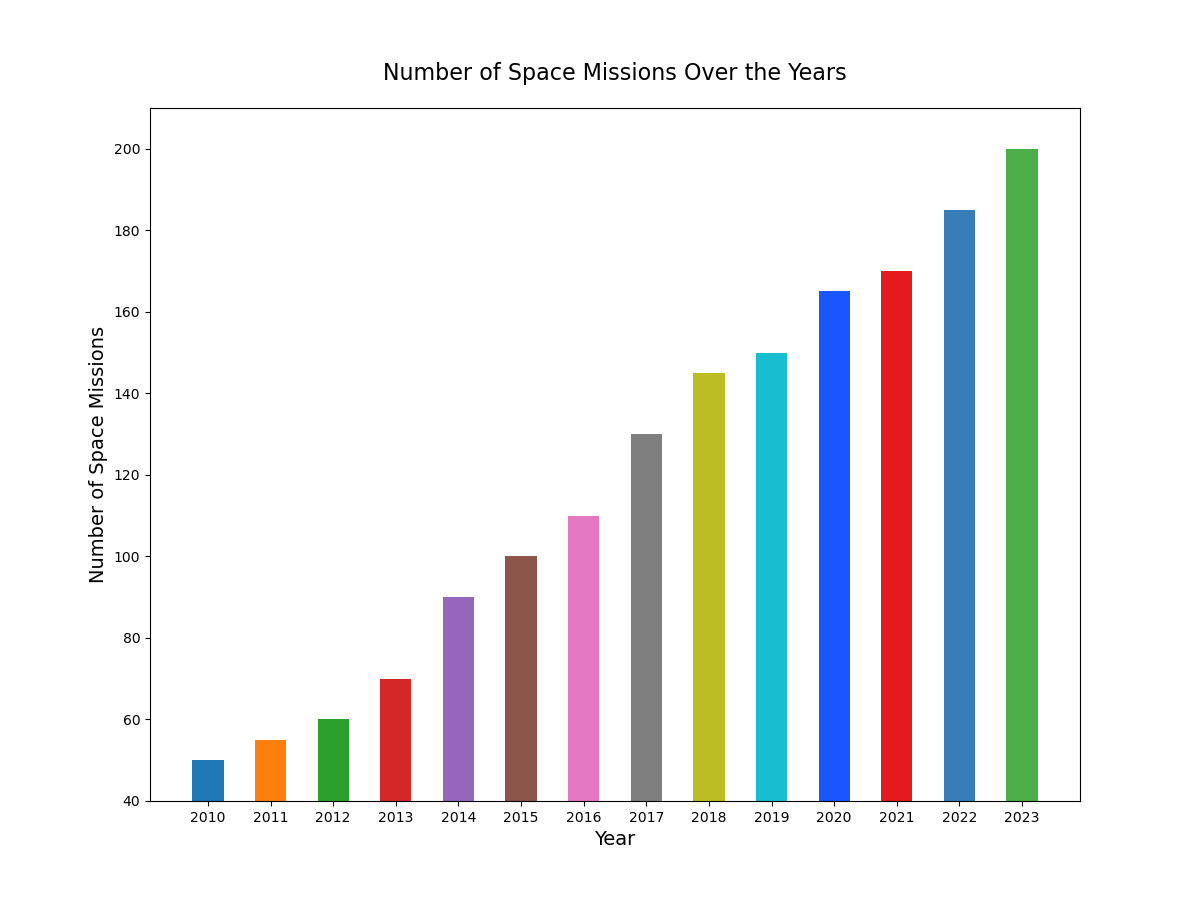

Python code for this plot:

import matplotlib.pyplot as plt

# Data for plotting
years = [
    2010, 2011, 2012, 2013, 2014, 2015,
    2016, 2017, 2018, 2019, 2020, 2021,
    2022, 2023
]
space_missions = [
    50, 55, 60, 70, 90, 100,
    110, 130, 145, 150, 165, 170,
    185, 200
]

# Changing figure size
plt.figure(figsize=(12, 9))

# Plotting - vertical bar chart
bar_width = 0.5
plt.bar(years, space_missions, color=[
    '#1f77b4', '#ff7f0e', '#2ca02c', '#d62728', '#9467bd',
    '#8c564b', '#e377c2', '#7f7f7f', '#bcbd22', '#17becf',
    '#1a55FF', '#e41a1c', '#377eb8', '#4daf4a'
], width=bar_width)

# Customize chart
plt.xlabel('Year', fontsize=14)
plt.ylabel('Number of Space Missions', fontsize=14)
plt.title('Number of Space Missions Over the Years', fontsize=16, pad=20)

# Set y-axis limits
plt.ylim(40, 210)

# Resize bar width
plt.xticks(years, [str(year) for year in years], fontsize=10)

# Show plot
plt.show()
